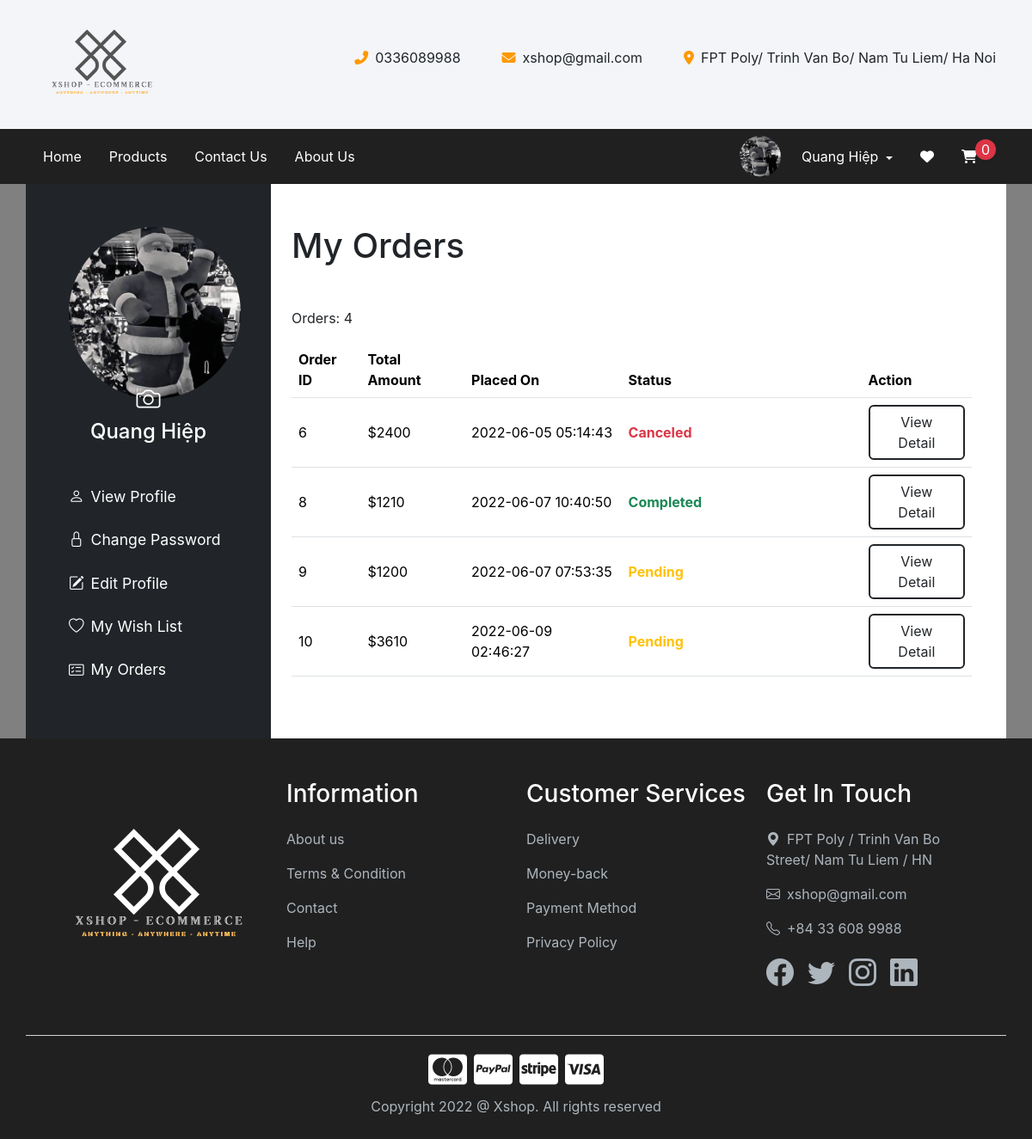
The app's page /?page=profile&act=view-order-list (signed in) with its own data.
### tables this page shows
CREATE TABLE `users` (
  `user_id` varchar(20) NOT NULL,
  `user_password` varchar(20) NOT NULL,
  `user_name` varchar(20) NOT NULL,
  `email` varchar(100) NOT NULL,
  `address` text NOT NULL,
  `phone` varchar(10) NOT NULL,
  `avatar` varchar(999) NOT NULL DEFAULT 'default.jpg',
  `role_id` int(2) NOT NULL
);

CREATE TABLE `orders` (
  `order_id` int(10) NOT NULL,
  `user_id` varchar(20) NOT NULL,
  `total_amount` int(10) NOT NULL,
  `placed_on` timestamp NOT NULL DEFAULT current_timestamp() ON UPDATE current_timestamp(),
  `status_id` int(1) NOT NULL DEFAULT 1
);

CREATE TABLE `order_status` (
  `status_id` int(1) NOT NULL,
  `status_name` varchar(10) NOT NULL
);

### lib/global.php (called while the page is built, shortened)
<?php
$ROOT_AVATAR = "/ecommerce/assets/img/avatar/";

### lib/execute_query.php (called while the page is built, shortened)
<?php
function get_db_connection()
{
    $connection = new mysqli("localhost", "root", "", "ecommerce");
    return $connection;
}
function select_single_record($sql)
{
    try {
        $connection = get_db_connection();
        $statement = $connection->prepare($sql);
        if ($statement->execute()) {
            $result = $statement->get_result();
            $data = $result->fetch_assoc();
            if (!is_null($data))  return $data;
        } else throw new Exception("SQL SELECT Syntax Error!");
    } catch (Exception $e) {
        echo "<span class='text-danger fw-bold'>Message: {$e->getMessage()}</span>";
    }
}
function select_all_records($sql)
{
    try {
        $connection = get_db_connection();
        $statement = $connection->prepare($sql);
        if ($statement->execute()) {
            $result = $statement->get_result();
            $data = $result->fetch_all(MYSQLI_ASSOC);
            if (!is_null($data))  return $data;
        } else throw new Exception("SQL Syntax Error");
    } catch (Exception $e) {
        echo "<span class='text-danger fw-bold'>Message: {$e->getMessage()}</span>";
    }
}

### page/account-detail/view-order-list.php (the view, shortened to what this page needs)
<?php
$sql = "SELECT * FROM `orders`
        INNER JOIN `order_status` ON `orders`.`status_id` = `order_status`.`status_id`
        WHERE user_id =  '{$userData['user_id']}'";
$orderList = select_all_records($sql);
?>
<div class="container">
    <h1 class="mb-5">My Orders</h1>
    <div class="mb-3">
        <span class="text-end">Orders: <span><?= count($orderList) ?></span></span>
    </div>
    <div class="overflow-auto wish-list-container pe-3" style="max-height:30rem">
        <table class="table align-middle">
            <thead class="position-sticky top-0" style="background-color:lightgrey ;">
                <tr>
                    <th>Order ID</th>
                    <th>Total Amount</th>
                    <th>Placed On</th>
                    <th>Status</th>
                    <th>Action</th>
                </tr>
            </thead>
            <tbody>
                <?php
                if (is_array($orderList) && !is_null($orderList)) {
                    foreach ($orderList as $order) :
                        extract($order);
                ?>
                        <tr>
                            <td><?= $order_id ?></td>
                            <td><?= '$' . $total_amount ?></td>
                            <td><?= $placed_on ?></td>
                            <td>
                                <input disabled type="text" class="order-status fw-bold bg-transparent border-0" value=<?= ucfirst($status_name) ?>>
                            </td>
                            <td>
                                <a href=<?php echo "?page=profile&act=view-order-detail&id={$order_id}" ?> class="btn border-2 border-dark">View Detail</a>
                            </td>
                        </tr>
                <?php
                    endforeach;
                } else
                    echo "<tr><td colspan='7' class='text-center text-danger fw-bold'>There is no order!</td></tr>";
                ?>
            </tbody>
        </table>
    </div>
</div>

### components/header-user-control.php (shortened to what this page needs)
<div class="d-flex justify-content-end  gap-3">
    <img src=<?= $ROOT_AVATAR . $userData['avatar'] ?> alt="" id="header-avatar" class="rounded-circle" style="max-width:3rem">
    <ul class="navbar-nav me-auto mb-2 mb-lg-0 d-flex justify-content-end align-items-center gap-3">
        <li class="nav-item dropdown">
            <a class="nav-link dropdown-toggle align-middle" href="" id="navbarDropdown" role="button" data-bs-toggle="dropdown" aria-expanded="false">
                <?= (isset($_SESSION['user_name'])) ? $_SESSION['user_name'] : "" ?>
            </a>
        </li>
        <li class="nav-item">
            <a class="nav-link" href="?page=profile&act=view-wish-list"><i class="fas fa-heart"></i></a>
        </li>
        <li class="nav-item">
            <div class="position-relative" style="width:3rem">
                <a class="nav-link" href="index.php?page=cart-list#cart"><i class="fas fa-shopping-cart"></i></a>
                <span class="position-absolute top-0 bg-danger text-white rounded-circle text-center align-middle translate-y-50" style="width:1.5rem; height:1.5rem; right:0"><?= isset($_SESSION['cart']) ? count($_SESSION['cart']) : 0 ?></span>
            </div>
        </li>
    </ul>
</div>

### page/profile.php (shortened to what this page needs)
<div class="container-fluid" style="background-color: grey;">
    <div class="container row px-0 bg-white mx-auto">
        <aside class="col-3 bg-dark d-flex justify-content-center flex-column gap-5" style="padding: 50px">
            <div>
                <form action="" method="POST" enctype="multipart/form-data" class="mb-5" onsubmit="loadImage(this)">
                    <div class="position-relative w-100 mx-auto" style="">
                        <img src=<?= $ROOT_AVATAR . $userData['avatar'] ?> id="user-image" class="rounded-circle img-fluid d-block mx-auto" style="max-width:200px">
                        <button type="submit" name="change-avatar" class="position-absolute top-100 start-50 translate-middle text-white fs-3 bg-transparent border-0 "><i class="bi bi-camera"></i></button>
                    </div>
                    <h4 class="text-white text-center mt-4"><?= $userData['user_name'] ?></h4>
                </form>
                <div>
                    <ul class="nav-bar d-flex justify-content-start flex-column gap-4" style="font-size:1.1rem">
                        <li class="nav-item text-white"><a href="?page=profile&act=view-profile" class="nav-link "><i class="bi bi-person"></i><span class="ps-2">View Profile</span> </a></li>
                        <li class="nav-item text-white"><a href="?page=profile&act=change-password" class="nav-link "><i class="bi bi-lock"></i><span class="ps-2">Change Password</span></a></li>
                        <li class="nav-item text-white"><a href="?page=profile&act=edit-profile" class="nav-link "><i class="bi bi-pencil-square"></i><span class="ps-2">Edit Profile</span></a></li>
                        <li class="nav-item text-white"><a href="?page=profile&act=view-wish-list" class="nav-link "><i class="bi bi-heart"></i><span class="ps-2">My Wish List</span></a></li>
                        <li class="nav-item text-white"><a href="?page=profile&act=view-order-list" class="nav-link "><i class="bi bi-card-checklist"></i><span class="ps-2">My Orders</span></a></li>
                    </ul>
                </div>
            </div>
        </aside>
        <div class="col-9 py-5 bg-white">
            <?php
            if (isset($_GET['act'])) {
                switch ($_GET['act']) {
                    case 'view-order-list':
                        require './page/account-detail/view-order-list.php';
                        break;
                }
            }
            ?>
        </div>
    </div>
</div>

### styles/css/main.css (style rules this page uses)
html { scroll-behavior: initial; }
body { font-family: -apple-system, BlinkMacSystemFont, "Segoe UI", Roboto, Oxygen, Ubuntu, Cantarell, "Open Sans", "Helvetica Neue", sans-serif; }
:root { --primary: #202020; --secondary: #ff9900; --form-control-text: #858585; --form-submit-btn-border: #00ff19; --bg-primary: #494949; }
.header-menu .nav-link { color: #fff; }
.dropdown-toggle::after { vertical-align: middle; }

### styles/css/product.css (style rules this page uses)
* { margin: 0; padding: 0; box-sizing: border-box; list-style: none; text-decoration: none; }
body { background: #f3f5f9; }
ul { padding: 0; }

### page/profile.php (style rules this page uses)
.nav-link { color: #fff }

### records on screen
users: avatar (picture), user_name "Quang Hiệp"
orders: order_id "6", total_amount "2400", placed_on "2022-06-05 05:14:43", status.status_name "Canceled"
orders: order_id "8", total_amount "1210", placed_on "2022-06-07 10:40:50", status.status_name "Completed"
orders: order_id "9", total_amount "1200", placed_on "2022-06-07 07:53:35", status.status_name "Pending"
orders: order_id "10", total_amount "3610", placed_on "2022-06-09 02:46:27", status.status_name "Pending"

### other values on screen
$_SESSION['user_name'] "Quang Hiệp"
count($orderList) "4"
